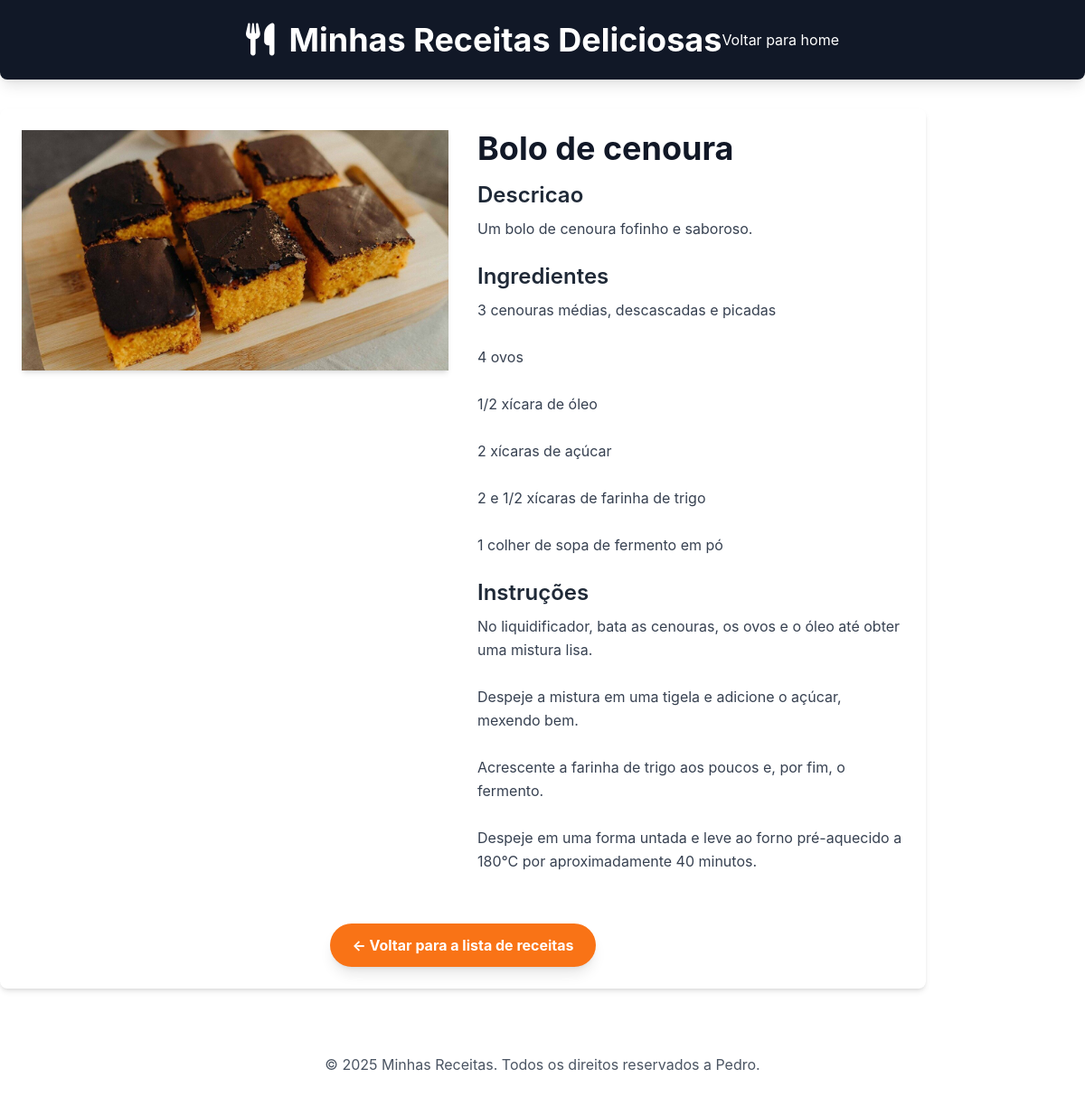
The page /receita/3/ on the database its author committed.
### receitas/models.py (models this page shows, shortened)
class Receita(models.Model):
    CATEGORIAS = [
        ('BOLOS', 'Bolos'),
        ('TORTAS', 'Tortas'),
        ('CARNES', 'Carnes'),
        ('SALADAS', 'Saladas'),
        ('SOPAS', 'Sopas'),
        ('BEBIDAS', 'Bebidas'),
        ('OUTROS', 'Outros'),
    ]
    title = models.CharField(max_length=200)
    description = models.TextField()
    ingredients = models.TextField()
    instructions = models.TextField()
    categoria = models.CharField(max_length=100, choices=CATEGORIAS)
    image = models.ImageField(upload_to='receitas/images/', blank=True, null=True)
    created_at = models.DateTimeField(auto_now_add=True)
    updated_at = models.DateTimeField(auto_now=True)

### receitas/views.py (the view)
# urls.py: path('receita/<int:id>/', views.receita_detail, name='receita_detail'),
def receita_detail(request, id):
    receita = get_object_or_404(Receita, pk=id)
    categorias = Receita.objects.values_list('categoria', flat=True).distinct()
    context = {
        'receita': receita,
        'categorias': categorias,
    }
    return render(request, 'receitas/receita_detail.html', context)

### receitas/templates/receitas/receita_detail.html (shortened to what this page needs)
{% load static %}
<!DOCTYPE html>
<html lang="pt-br">
<head>
    <script src="https://cdn.tailwindcss.com"></script>
    <link rel="stylesheet" href=https://cdnjs.cloudflare.com/ajax/libs/font-awesome/6.0.0-beta3/css/all.min.css />
</head>
<body>
        <header class="bg-gray-900 text-white p-6
    shadow-lg rounded-b-lg">
        <div class="container mx-auto flex flex-col sm:flex-row items-center justify-center">
            <div class="flex items-center mb-4 sm:mb-0">
                <div class="text-4xl mr-4">
                    <i class="fas fa-utensils"></i>
                </div>
                <h1 class="text-4xl font-bold text-center sm:text-left">
                    Minhas Receitas Deliciosas
                </h1>
            </div>
            <nav class="mt-4 sm:mt-0">
                <a href="{% url 'home' %}" class="text-white hover:text-gray-300 ease-in-out">Voltar para home</a>
            </nav>
        </div>
    </header>
    <main class="container mx-auro p-6 mt-8 bg-white rounded-lg shadow-md">
        <div class="flex flex-col md:flex-row gap-8">
            {% if receita.image %}
            <div class="md:w-1/2">
                <img src="{{ receita.image.url }}" alt="{{ receita.title }}" class="w-full h-auto object-cover shadow-md">
            </div>
            {% endif %}
            <div class="md:w-1/2">
                <h2 class="text-4xl font-bold text-gray-900 mb-4">{{ receita.title }}</h2>
                <h3 class="text-2xl font-semibold text-gray-800 mb-2">Descricao</h3>
                <p class="text-gray-700 mb-6 leading-relaxed">{{ receita.description }}</p>
                <h3 class="text-2xl font-semibold text-gray-800 mb-2">Ingredientes</h3>
                <p class="text-gray-700 mb-6 leading-relaxed whitespace-pre-wrap">{{ receita.ingredients}}</p>
                <h3 class="text-2xl font-semibold text-gray-800 mb-2">Instruções</h3>
                <p class="text-gray-700 mb-6 leading-relaxed whitespace-pre-wrap">{{ receita.instructions}}</p>
            </div>
        </div>
        <div class="mt-8 text-center">
            <a href="{%url 'home'%}" class="inline-block bg-orange-500 hover:bg-organge-600 text-white font-bold py-3 px-6 rounded-full transition duration-300 ease-in-out shadow-lg">
                <- Voltar para a lista de receitas
            </a>
        </div>
    </main>
         <footer class="mt-12 p-6 text-center text-gray-600">
        <p>&copy; 2025 Minhas Receitas. Todos os direitos reservados a Pedro.</p>
     </footer>
</body>
</html>

### receitas/templates/receitas/receita_detail.html (style rules this page uses)
body { font-family: 'Inter', sans-serif; }

### rows shown on the page
Receita: image (picture), title "Bolo de cenoura", description "Um bolo de cenoura fofinho e saboroso.", ingredients "3 cenouras médias, descascadas e picadas 4 ovos 1/2 xícara de óleo 2 xícaras de açúcar 2 e 1/2 xícaras de farinha de trigo 1 colher de sopa de fermento em pó", instructions "No liquidificador, bata as cenouras, os ovos e o óleo até obter uma mistura lisa. Despeje a mistura em uma tigela e adicione o açúcar, mexendo bem. Acrescente a farinha de trigo aos poucos e, por fim, o fermento. Despeje em uma forma untada e leve ao forno pré-aquecido a 180°C por aproximadamente 40 minutos."
